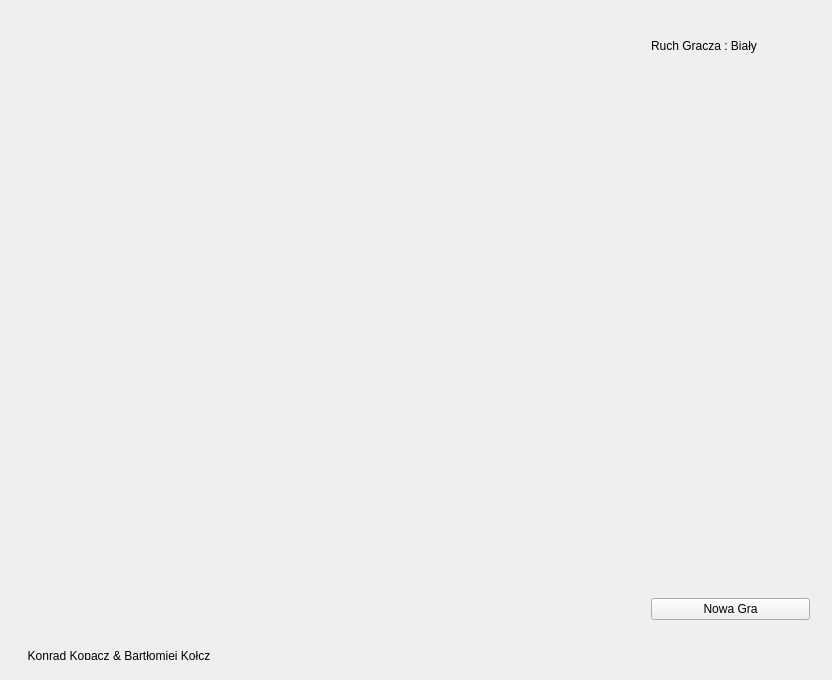
<?xml version="1.0" encoding="UTF-8"?>
<ui version="4.0">
 <class>MainWindow</class>
 <widget class="QMainWindow" name="MainWindow">
  <property name="geometry">
   <rect>
    <x>0</x>
    <y>0</y>
    <width>832</width>
    <height>680</height>
   </rect>
  </property>
  <property name="maximumSize">
   <size>
    <width>832</width>
    <height>680</height>
   </size>
  </property>
  <property name="sizeIncrement">
   <size>
    <width>832</width>
    <height>680</height>
   </size>
  </property>
  <property name="baseSize">
   <size>
    <width>832</width>
    <height>680</height>
   </size>
  </property>
  <property name="windowTitle">
   <string>Warcaby</string>
  </property>
  <property name="windowIcon">
   <iconset>
    <normaloff>../img/black_lady_small.png</normaloff>../img/black_lady_small.png</iconset>
  </property>
  <widget class="QWidget" name="centralWidget">
   <widget class="QWidget" name="gridLayoutWidget">
    <property name="geometry">
     <rect>
      <x>10</x>
      <y>10</y>
      <width>621</width>
      <height>621</height>
     </rect>
    </property>
    <layout class="QGridLayout" name="gridLayout"/>
   </widget>
   <widget class="QWidget" name="verticalLayoutWidget">
    <property name="geometry">
     <rect>
      <x>640</x>
      <y>10</y>
      <width>181</width>
      <height>621</height>
     </rect>
    </property>
    <layout class="QVBoxLayout" name="verticalLayout">
     <item>
      <widget class="QLabel" name="label">
       <property name="minimumSize">
        <size>
         <width>0</width>
         <height>50</height>
        </size>
       </property>
       <property name="text">
        <string>Ruch Gracza : Biały</string>
       </property>
      </widget>
     </item>
     <item>
      <spacer name="verticalSpacer">
       <property name="orientation">
        <enum>Qt::Vertical</enum>
       </property>
       <property name="sizeHint" stdset="0">
        <size>
         <width>20</width>
         <height>40</height>
        </size>
       </property>
      </spacer>
     </item>
     <item>
      <widget class="QPushButton" name="pushButton">
       <property name="text">
        <string>Nowa Gra</string>
       </property>
      </widget>
     </item>
    </layout>
   </widget>
   <widget class="QWidget" name="horizontalLayoutWidget">
    <property name="geometry">
     <rect>
      <x>10</x>
      <y>640</y>
      <width>621</width>
      <height>31</height>
     </rect>
    </property>
    <layout class="QHBoxLayout" name="horizontalLayout">
     <item>
      <widget class="QLabel" name="label_2">
       <property name="text">
        <string>  Konrad Kopacz &amp; Bartłomiej Kołcz</string>
       </property>
      </widget>
     </item>
    </layout>
   </widget>
  </widget>
 </widget>
 <layoutdefault spacing="6" margin="11"/>
 <resources/>
 <connections/>
</ui>
